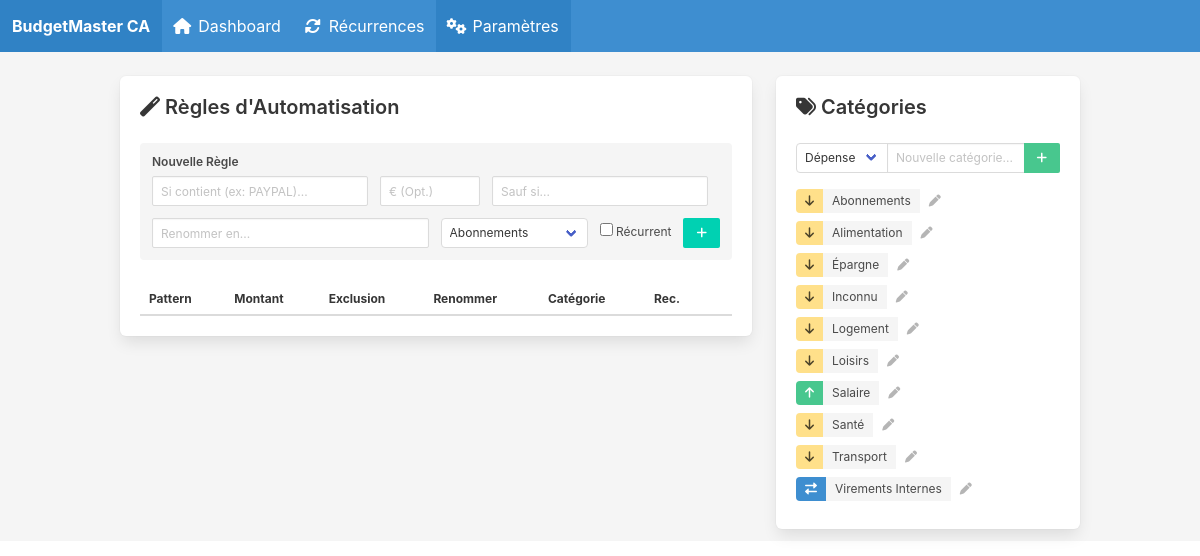
The page /?action=settings on the database its author committed.
### tables this page shows
CREATE TABLE IF NOT EXISTS `categories` (
  `id` int(11) NOT NULL AUTO_INCREMENT,
  `name` varchar(50) NOT NULL,
  `type` enum('EXPENSE','INCOME','TRANSFER') NOT NULL DEFAULT 'EXPENSE',
  `parent_id` int(11) DEFAULT NULL,
  PRIMARY KEY (`id`)
);

### src/SettingsController.php (called while the page is built, shortened)
<?php
require_once 'Database.php';
class SettingsController {
    private $pdo;
    public function __construct() {
        $this->pdo = Database::getConnection();
    }
    public function index() {
        $categories = $this->pdo->query("SELECT * FROM categories ORDER BY name ASC")->fetchAll();
        require __DIR__ . '/../templates/settings.php';
    }
}

### src/Database.php (called while the page is built, shortened)
<?php
class Database {
    private static ?PDO $instance = null;
    public static function getConnection(): PDO {
        if (self::$instance === null) {
            try {
                $dsn = "mysql:host=" . Config::DB_HOST . ";dbname=" . Config::DB_NAME . ";charset=utf8mb4";
                self::$instance = new PDO($dsn, Config::DB_USER, Config::DB_PASS, [
                    PDO::ATTR_ERRMODE => PDO::ERRMODE_EXCEPTION,
                    PDO::ATTR_DEFAULT_FETCH_MODE => PDO::FETCH_ASSOC,
                    PDO::ATTR_EMULATE_PREPARES => false,
                ]);
            } catch (PDOException $e) {
                die("<h3>Erreur de connexion DB</h3><p>" . $e->getMessage() . "</p>");
            }
        }
        return self::$instance;
    }
}

### templates/settings.php (the view, shortened to what this page needs)
<!DOCTYPE html>
<html lang="fr">
<head>
    <link rel="stylesheet" href="https://cdn.jsdelivr.net/npm/bulma@0.9.4/css/bulma.min.css">
    <link rel="stylesheet" href="https://cdnjs.cloudflare.com/ajax/libs/font-awesome/6.0.0/css/all.min.css">
</head>
<body class="has-background-light">
    <nav class="navbar is-info" role="navigation" aria-label="main navigation">
        <div class="navbar-brand"><a class="navbar-item has-text-weight-bold" href="/">BudgetMaster CA</a></div>
        <div class="navbar-menu">
            <div class="navbar-start">
                <a href="/" class="navbar-item"><span class="icon"><i class="fas fa-home mr-2"></i></span><span>Dashboard</span></a>
                <a href="/?action=recurrence" class="navbar-item"><span class="icon"><i class="fas fa-sync-alt mr-2"></i></span><span>Récurrences</span></a>
                <a href="/?action=settings" class="navbar-item is-active"><span class="icon"><i class="fas fa-cogs mr-2"></i></span><span>Paramètres</span></a>
            </div>
        </div>
    </nav>
    <div class="container mt-5 mb-6">
        <div class="columns">
            <div class="column is-two-thirds">
                <div class="box">
                    <h2 class="title is-5"><i class="fas fa-magic"></i> Règles d'Automatisation</h2>
                    <div class="notification is-light p-3">
                        <h6 class="title is-7 mb-2">Nouvelle Règle</h6>
                        <div class="field is-grouped is-grouped-multiline">
                            <div class="control is-expanded"><input class="input is-small" type="text" id="rule-pattern" placeholder="Si contient (ex: PAYPAL)..."></div>
                            <div class="control" style="width: 100px;"><input class="input is-small" type="number" step="0.01" id="rule-amount" placeholder="€ (Opt.)"></div>
                            <div class="control is-expanded"><input class="input is-small" type="text" id="rule-exclusion" placeholder="Sauf si..."></div>
                            <div class="control is-expanded"><input class="input is-small" type="text" id="rule-label" placeholder="Renommer en..."></div>
                            <div class="control"><div class="select is-small"><select id="rule-category">
                                <?php foreach ($categories as $cat): ?><option value="<?php echo $cat['id']; ?>"><?php echo htmlspecialchars($cat['name']); ?></option><?php endforeach; ?>
                            </select></div></div>
                            <div class="control"><label class="checkbox is-size-7 mt-1"><input type="checkbox" id="rule-recurring"> Récurrent</label></div>
                            <div class="control"><button class="button is-small is-primary" onclick="addRule()"><i class="fas fa-plus"></i></button></div>
                        </div>
                    </div>
                    <div class="table-container">
                        <table class="table is-striped is-fullwidth is-hoverable is-size-7">
                            <thead><tr><th>Pattern</th><th>Montant</th><th>Exclusion</th><th>Renommer</th><th>Catégorie</th><th>Rec.</th><th></th></tr></thead>
                        </table>
                    </div>
                </div>
            </div>
            <div class="column">
                <div class="box">
                    <h2 class="title is-5"><i class="fas fa-tags"></i> Catégories</h2>
                    <div class="field has-addons mb-4">
                        <div class="control">
                            <span class="select is-small">
                                <select id="new-cat-type">
                                    <option value="EXPENSE">Dépense</option>
                                </select>
                            </span>
                        </div>
                        <div class="control is-expanded">
                            <input class="input is-small" type="text" id="new-cat-name" placeholder="Nouvelle catégorie...">
                        </div>
                        <div class="control">
                            <button class="button is-small is-success" onclick="addCategory()">
                                <i class="fas fa-plus"></i>
                            </button>
                        </div>
                    </div>
                    <ul id="categories-list" style="max-height: 70vh; overflow-y: auto;">
                        <?php foreach ($categories as $cat): ?>
                            <li class="mb-2">
                                <div class="tags has-addons is-fullwidth" style="cursor: pointer;" onclick="openEditCategoryModal(<?php echo $cat['id']; ?>, '<?php echo addslashes($cat['name']); ?>', '<?php echo $cat['type']; ?>')">
                                    <?php if($cat['type'] === 'INCOME'): ?>
                                        <span class="tag is-success"><i class="fas fa-arrow-up"></i></span>
                                    <?php elseif($cat['type'] === 'TRANSFER'): ?>
                                        <span class="tag is-info"><i class="fas fa-exchange-alt"></i></span>
                                    <?php else: ?>
                                        <span class="tag is-warning"><i class="fas fa-arrow-down"></i></span>
                                    <?php endif; ?>
                                    <span class="tag is-light is-expanded" style="justify-content: flex-start;"><?php echo htmlspecialchars($cat['name']); ?></span>
                                    <span class="tag is-white"><i class="fas fa-pen is-size-7 has-text-grey-light"></i></span>
                                </div>
                            </li>
                        <?php endforeach; ?>
                    </ul>
                </div>
            </div>
        </div>
    </div>
</body>
</html>

### public/index.php (shortened to what this page needs)
<?php
require_once __DIR__ . '/../src/SettingsController.php';
$action = $_GET['action'] ?? 'dashboard';
switch ($action) {
    case 'settings':
        (new SettingsController())->index();
        break;
}

### rows shown on the page
categories: type "EXPENSE" (drawn), name "Abonnements"
categories: type "EXPENSE" (drawn), name "Alimentation"
categories: type "EXPENSE" (drawn), name "Épargne"
categories: type "EXPENSE" (drawn), name "Inconnu"
categories: type "EXPENSE" (drawn), name "Logement"
categories: type "EXPENSE" (drawn), name "Loisirs"
categories: type "INCOME" (drawn), name "Salaire"
categories: type "EXPENSE" (drawn), name "Santé"
categories: type "EXPENSE" (drawn), name "Transport"
categories: type "TRANSFER" (drawn), name "Virements Internes"

### other values the page prints
form field value "Abonnements"
